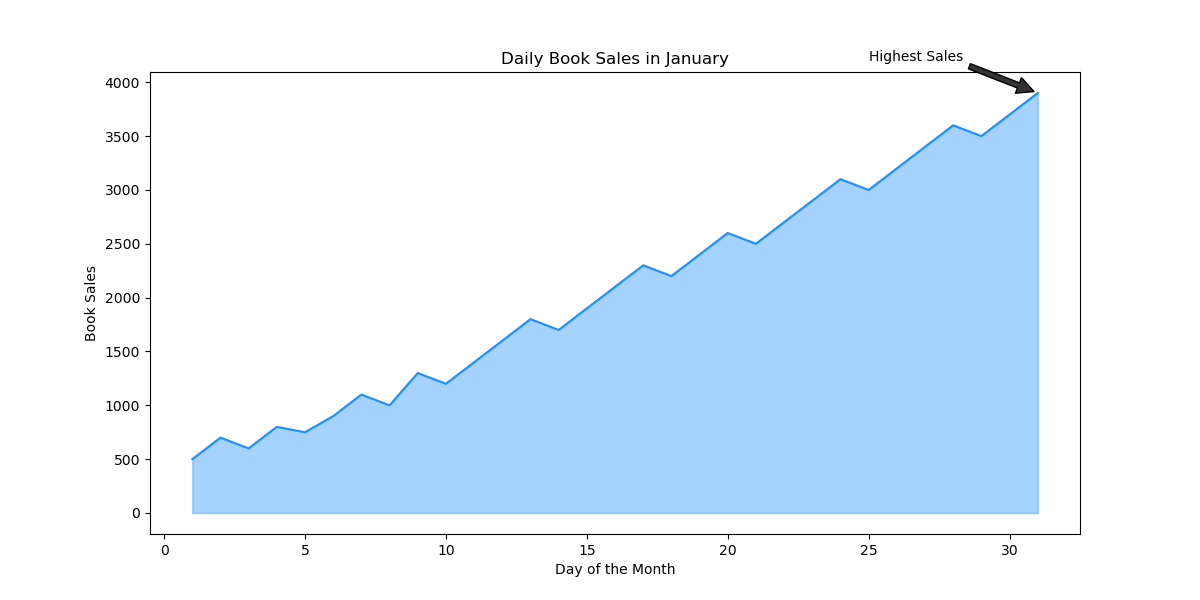

Here is the Python script that generated this plot:
import pandas as pd
import seaborn as sns
import matplotlib.pyplot as plt

data = {
    "Day": list(range(1, 32)),
    "Book_Sales": [500, 700, 600, 800, 750, 900, 1100, 1000, 1300, 1200, 1400, 1600, 1800, 1700, 1900, 2100, 2300, 2200, 2400, 2600, 2500, 2700, 2900, 3100, 3000, 3200, 3400, 3600, 3500, 3700, 3900]
}

df = pd.DataFrame(data)

plt.figure(figsize=(12, 6))
area_chart = sns.lineplot(data=df, x='Day', y='Book_Sales', color="#1E90FF")
area_chart.fill_between(df['Day'], df['Book_Sales'], color="#1E90FF", alpha=0.4)

plt.annotate('Highest Sales',
             xy=(31, 3900),
             xytext=(25, 4200),
             arrowprops=dict(facecolor='#333333', shrink=0.05),
             )

plt.title('Daily Book Sales in January')
plt.xlabel('Day of the Month')
plt.ylabel('Book Sales')

plt.show()
